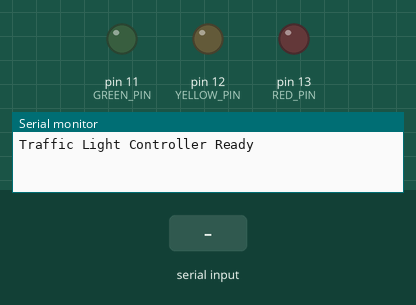
Simulated run of this sketch. Board: Arduino Uno, built with avr-gcc and run on an emulated ATmega328P. Shown: output pins drawn as LEDs (lit = HIGH), the last lines printed to the serial monitor. The test bench sets the inputs (shaded band).

Above: at 3.0 s.
3.1 s: "R" received over Serial
At 3.4 s:
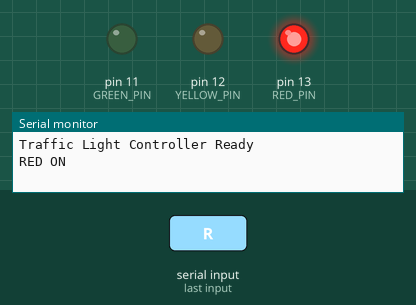
4.6 s: "Y" received over Serial
At 5.8 s:
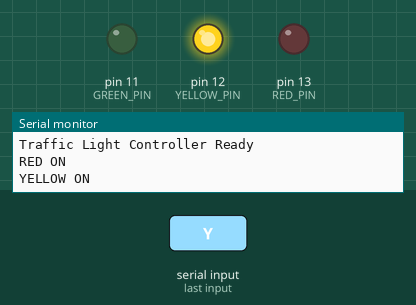
6.1 s: "G" received over Serial
At 6.9 s:
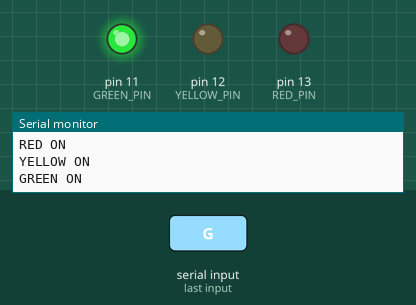
Timing chart, 0 to 9.1 s (numbered marks = the images above; inputs shaded):
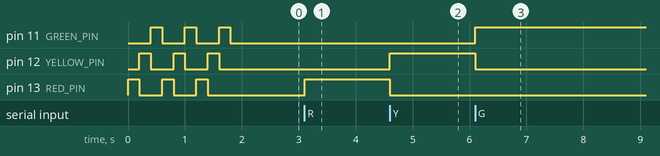

The sketch:

traffic_light.ino
```cpp
/*
 * Traffic Light Controller for Arduino
 * Controls 3 LEDs (Red, Yellow, Green) based on commands from Python
 *
 * Hardware Setup:
 * - Red LED on Pin 13
 * - Yellow LED on Pin 12
 * - Green LED on Pin 11
 * - Each LED connected through 220Ω resistor to ground
 */

// Define LED pins
const int RED_PIN = 13;
const int YELLOW_PIN = 12;
const int GREEN_PIN = 11;

void setup() {
  // Initialize serial communication
  Serial.begin(9600);

  // Set LED pins as output
  pinMode(RED_PIN, OUTPUT);
  pinMode(YELLOW_PIN, OUTPUT);
  pinMode(GREEN_PIN, OUTPUT);

  // Turn all LEDs off initially
  digitalWrite(RED_PIN, LOW);
  digitalWrite(YELLOW_PIN, LOW);
  digitalWrite(GREEN_PIN, LOW);

  // Startup blink to show system is ready
  for (int i = 0; i < 3; i++) {
    digitalWrite(RED_PIN, HIGH);
    delay(200);
    digitalWrite(RED_PIN, LOW);
    digitalWrite(YELLOW_PIN, HIGH);
    delay(200);
    digitalWrite(YELLOW_PIN, LOW);
    digitalWrite(GREEN_PIN, HIGH);
    delay(200);
    digitalWrite(GREEN_PIN, LOW);
  }

  Serial.println("Traffic Light Controller Ready");
}

void loop() {
  // Check if data is available from Python
  if (Serial.available() > 0) {
    char command = Serial.read();

    // Turn all LEDs off first
    digitalWrite(RED_PIN, LOW);
    digitalWrite(YELLOW_PIN, LOW);
    digitalWrite(GREEN_PIN, LOW);

    // Process command
    switch (command) {
      case 'R':  // Red light
        digitalWrite(RED_PIN, HIGH);
        Serial.println("RED ON");
        break;

      case 'Y':  // Yellow light
        digitalWrite(YELLOW_PIN, HIGH);
        Serial.println("YELLOW ON");
        break;

      case 'G':  // Green light
        digitalWrite(GREEN_PIN, HIGH);
        Serial.println("GREEN ON");
        break;

      default:
        Serial.println("Unknown command");
        break;
    }
  }
}
```

Measured:
- after the input at 3.1 s, pin 13 (RED_PIN): LOW → HIGH at once
- after the input at 4.6 s, pin 12 (YELLOW_PIN): LOW → HIGH at once; pin 13 (RED_PIN): HIGH → LOW at once
- after the input at 6.1 s, pin 11 (GREEN_PIN): LOW → HIGH at once; pin 12 (YELLOW_PIN): HIGH → LOW at once
